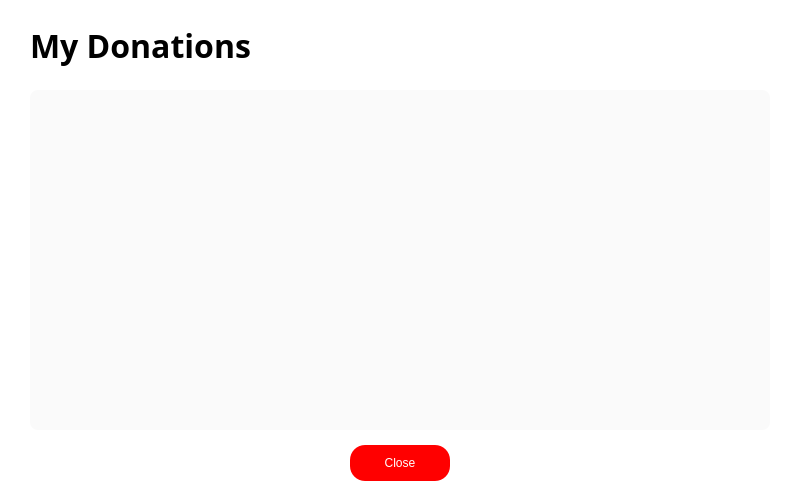
<?xml version="1.0" encoding="UTF-8"?>
<ui version="4.0">
 <class>ViewDonationsWindow</class>
 <widget class="QDialog" name="ViewDonationsWindow">
  <property name="geometry">
   <rect>
    <x>0</x>
    <y>0</y>
    <width>800</width>
    <height>500</height>
   </rect>
  </property>
  <property name="windowTitle">
   <string>My Donations</string>
  </property>
  <property name="styleSheet">
   <string notr="true">background-color: rgb(255, 255, 255);</string>
  </property>
  <widget class="QLabel" name="titleLabel">
   <property name="geometry">
    <rect>
     <x>30</x>
     <y>20</y>
     <width>740</width>
     <height>50</height>
    </rect>
   </property>
   <property name="font">
    <font>
     <family>Open Sans</family>
     <pointsize>24</pointsize>
     <bold>true</bold>
    </font>
   </property>
   <property name="styleSheet">
    <string notr="true">color: rgb(0,0,0);</string>
   </property>
   <property name="text">
    <string>My Donations</string>
   </property>
  </widget>
  <widget class="QTableWidget" name="donationsTable">
   <property name="geometry">
    <rect>
     <x>30</x>
     <y>90</y>
     <width>740</width>
     <height>340</height>
    </rect>
   </property>
   <property name="styleSheet">
    <string notr="true">
      border-radius: 8px;
      background-color: rgb(250,250,250);
      font: 12pt &quot;Open Sans&quot;;
    </string>
   </property>
  </widget>
  <widget class="QPushButton" name="closeButton">
   <property name="geometry">
    <rect>
     <x>350</x>
     <y>445</y>
     <width>100</width>
     <height>36</height>
    </rect>
   </property>
   <property name="cursor">
    <cursorShape>PointingHandCursor</cursorShape>
   </property>
   <property name="styleSheet">
    <string notr="true">
      border-radius: 15px;
      font: 700 14pt &quot;Open Sans&quot;;
      background-color: red;
      color: rgb(255,255,255);
    </string>
   </property>
   <property name="text">
    <string>Close</string>
   </property>
  </widget>
 </widget>
 <resources/>
 <connections/>
</ui>
